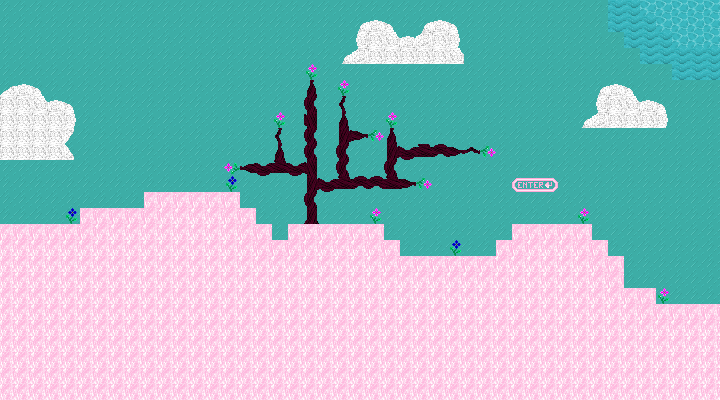

Below is a game level as drawn by its tile map, then a one-line description and the .tmx that defines it (tile-layer data replaced by summaries):
An orthogonal 45x25 tile map with 16x16 px tiles, 4 tile layers (Background, Background_2, BackgroundPlatforms, Platforms).

<map version="1.10" tiledversion="1.10.2" orientation="orthogonal" renderorder="right-down" width="45" height="25" tilewidth="16" tileheight="16" infinite="0" nextlayerid="5" nextobjectid="1">
 <tileset firstgid="1" source="../tileset/original_sprites.tsx" />
 <layer id="1" name="Background" width="45" height="25">
  <data>[1125 cells, 1125 non-empty, 1 distinct tile ids]</data>
 </layer>
 <layer id="4" name="Background_2" width="45" height="25">
  <data>[1125 cells, 136 non-empty, 15 distinct tile ids]</data>
 </layer>
 <layer id="3" name="BackgroundPlatforms" width="45" height="25">
  <data>[1125 cells, 466 non-empty, 2 distinct tile ids]</data>
 </layer>
 <layer id="2" name="Platforms" width="45" height="25">
  <data>[1125 cells, 58 non-empty, 1 distinct tile ids]</data>
 </layer>
</map>
